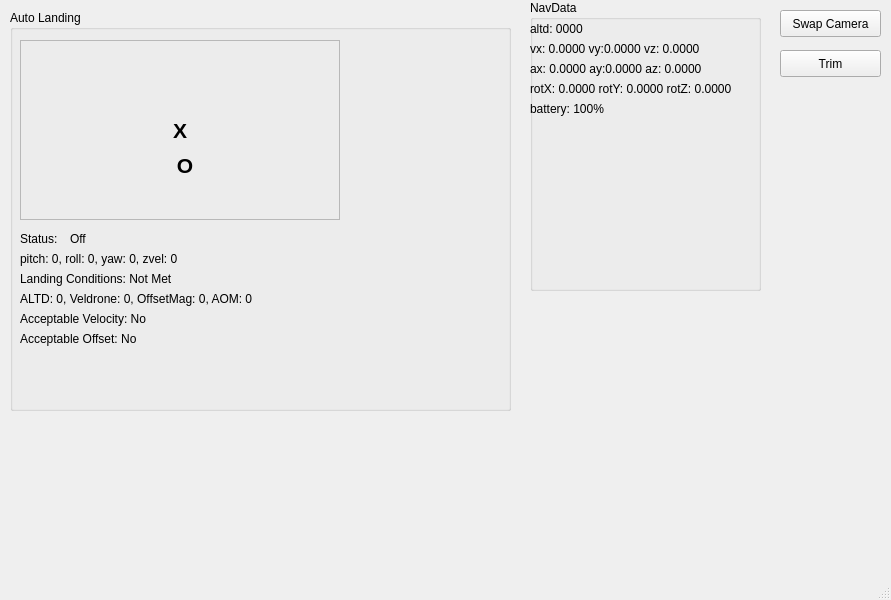
<?xml version="1.0" encoding="UTF-8"?>
<ui version="4.0">
 <class>MainWindow</class>
 <widget class="QMainWindow" name="MainWindow">
  <property name="geometry">
   <rect>
    <x>0</x>
    <y>0</y>
    <width>891</width>
    <height>600</height>
   </rect>
  </property>
  <property name="windowTitle">
   <string>MainWindow</string>
  </property>
  <widget class="QWidget" name="centralwidget">
   <widget class="QPushButton" name="pushButtonSwapCamera">
    <property name="geometry">
     <rect>
      <x>780</x>
      <y>10</y>
      <width>101</width>
      <height>27</height>
     </rect>
    </property>
    <property name="text">
     <string>Swap Camera</string>
    </property>
   </widget>
   <widget class="QGroupBox" name="groupBox">
    <property name="geometry">
     <rect>
      <x>10</x>
      <y>10</y>
      <width>501</width>
      <height>401</height>
     </rect>
    </property>
    <property name="title">
     <string>Auto Landing</string>
    </property>
    <widget class="QLabel" name="label">
     <property name="geometry">
      <rect>
       <x>10</x>
       <y>220</y>
       <width>41</width>
       <height>17</height>
      </rect>
     </property>
     <property name="text">
      <string>Status: </string>
     </property>
    </widget>
    <widget class="QFrame" name="framePad">
     <property name="geometry">
      <rect>
       <x>10</x>
       <y>30</y>
       <width>320</width>
       <height>180</height>
      </rect>
     </property>
     <property name="frameShape">
      <enum>QFrame::StyledPanel</enum>
     </property>
     <property name="frameShadow">
      <enum>QFrame::Raised</enum>
     </property>
     <widget class="QLabel" name="labelX">
      <property name="geometry">
       <rect>
        <x>145</x>
        <y>75</y>
        <width>30</width>
        <height>30</height>
       </rect>
      </property>
      <property name="font">
       <font>
        <pointsize>16</pointsize>
        <weight>75</weight>
        <bold>true</bold>
       </font>
      </property>
      <property name="text">
       <string>X</string>
      </property>
      <property name="scaledContents">
       <bool>false</bool>
      </property>
      <property name="alignment">
       <set>Qt::AlignCenter</set>
      </property>
     </widget>
     <widget class="QLabel" name="labelDroneMarker">
      <property name="geometry">
       <rect>
        <x>150</x>
        <y>110</y>
        <width>30</width>
        <height>30</height>
       </rect>
      </property>
      <property name="font">
       <font>
        <pointsize>16</pointsize>
        <weight>75</weight>
        <bold>true</bold>
       </font>
      </property>
      <property name="text">
       <string>O</string>
      </property>
      <property name="scaledContents">
       <bool>false</bool>
      </property>
      <property name="alignment">
       <set>Qt::AlignCenter</set>
      </property>
     </widget>
    </widget>
    <widget class="QLabel" name="labelAutoLandStatus">
     <property name="geometry">
      <rect>
       <x>60</x>
       <y>220</y>
       <width>261</width>
       <height>17</height>
      </rect>
     </property>
     <property name="text">
      <string>Off</string>
     </property>
    </widget>
    <widget class="QLabel" name="labelSetCommand">
     <property name="geometry">
      <rect>
       <x>10</x>
       <y>240</y>
       <width>461</width>
       <height>17</height>
      </rect>
     </property>
     <property name="text">
      <string>pitch: 0, roll: 0, yaw: 0, zvel: 0</string>
     </property>
    </widget>
    <widget class="QLabel" name="labelLandCond">
     <property name="geometry">
      <rect>
       <x>10</x>
       <y>260</y>
       <width>431</width>
       <height>17</height>
      </rect>
     </property>
     <property name="text">
      <string>Landing Conditions: Not Met</string>
     </property>
    </widget>
    <widget class="QLabel" name="labelLandCondVals">
     <property name="geometry">
      <rect>
       <x>10</x>
       <y>280</y>
       <width>481</width>
       <height>17</height>
      </rect>
     </property>
     <property name="text">
      <string>ALTD: 0, Veldrone: 0, OffsetMag: 0, AOM: 0</string>
     </property>
    </widget>
    <widget class="QLabel" name="labelAcceptableVelocity">
     <property name="geometry">
      <rect>
       <x>10</x>
       <y>300</y>
       <width>311</width>
       <height>17</height>
      </rect>
     </property>
     <property name="text">
      <string>Acceptable Velocity: No</string>
     </property>
    </widget>
    <widget class="QLabel" name="labelAcceptableOffset">
     <property name="geometry">
      <rect>
       <x>10</x>
       <y>320</y>
       <width>311</width>
       <height>17</height>
      </rect>
     </property>
     <property name="text">
      <string>Acceptable Offset: No</string>
     </property>
    </widget>
   </widget>
   <widget class="QPushButton" name="pushButtonTrim">
    <property name="geometry">
     <rect>
      <x>780</x>
      <y>50</y>
      <width>101</width>
      <height>27</height>
     </rect>
    </property>
    <property name="text">
     <string>Trim</string>
    </property>
   </widget>
   <widget class="QGroupBox" name="groupBoxNavData">
    <property name="geometry">
     <rect>
      <x>530</x>
      <y>0</y>
      <width>231</width>
      <height>291</height>
     </rect>
    </property>
    <property name="title">
     <string>NavData</string>
    </property>
    <widget class="QLabel" name="labelNavDataAltd">
     <property name="geometry">
      <rect>
       <x>0</x>
       <y>20</y>
       <width>131</width>
       <height>17</height>
      </rect>
     </property>
     <property name="text">
      <string>altd: 0000</string>
     </property>
    </widget>
    <widget class="QLabel" name="labelNavDataVelocity">
     <property name="geometry">
      <rect>
       <x>0</x>
       <y>40</y>
       <width>221</width>
       <height>17</height>
      </rect>
     </property>
     <property name="text">
      <string>vx: 0.0000 vy:0.0000 vz: 0.0000</string>
     </property>
    </widget>
    <widget class="QLabel" name="labelNavDataRot">
     <property name="geometry">
      <rect>
       <x>0</x>
       <y>80</y>
       <width>231</width>
       <height>17</height>
      </rect>
     </property>
     <property name="text">
      <string>rotX: 0.0000 rotY: 0.0000 rotZ: 0.0000</string>
     </property>
    </widget>
    <widget class="QLabel" name="labelNavDataBattery">
     <property name="geometry">
      <rect>
       <x>0</x>
       <y>100</y>
       <width>111</width>
       <height>17</height>
      </rect>
     </property>
     <property name="text">
      <string>battery: 100%</string>
     </property>
    </widget>
    <widget class="QLabel" name="labelNavDataAccel">
     <property name="geometry">
      <rect>
       <x>0</x>
       <y>60</y>
       <width>221</width>
       <height>17</height>
      </rect>
     </property>
     <property name="text">
      <string>ax: 0.0000 ay:0.0000 az: 0.0000</string>
     </property>
    </widget>
   </widget>
  </widget>
  <widget class="QMenuBar" name="menubar">
   <property name="geometry">
    <rect>
     <x>0</x>
     <y>0</y>
     <width>891</width>
     <height>25</height>
    </rect>
   </property>
  </widget>
  <widget class="QStatusBar" name="statusbar"/>
 </widget>
 <resources/>
 <connections/>
</ui>
